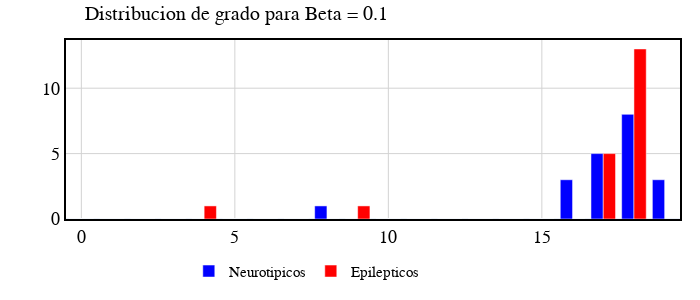
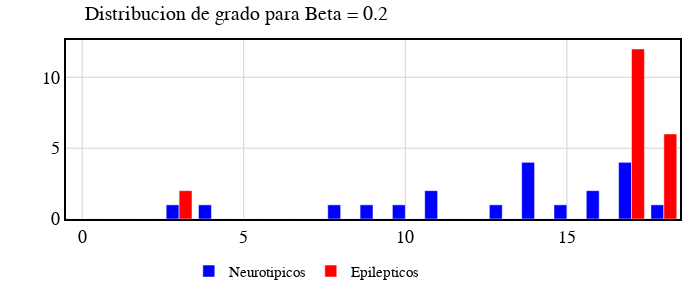
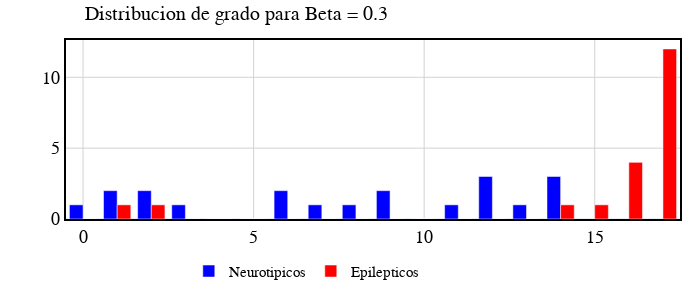
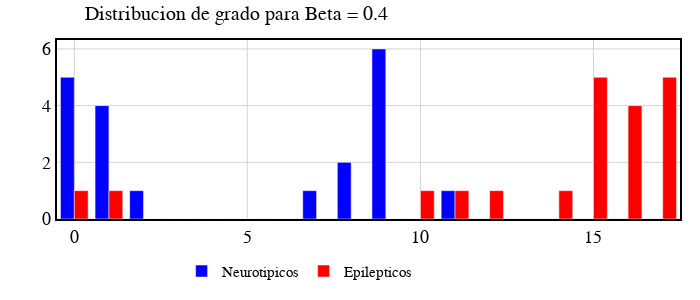

These figures' notebook cell, in order:
### Code cell
paciente = 2


for g in range(len(betaArray)):
    
    graphN = nx.Graph()
    graphE = nx.Graph()
    
    corr_matrixN_Binarizada = matricesN[paciente][g]

    for node in corr_matrixN_Binarizada.columns:
        graphN.add_node(node)
        
    for i, node1 in enumerate(corr_matrixN_Binarizada.columns):
        for j, node2 in enumerate(corr_matrixN_Binarizada.columns):
            if i != j and corr_matrixN_Binarizada[i][j] == 1.0:
                graphN.add_edge(node1, node2)
      
                

    corr_matrixE_Binarizada = matricesE[paciente][g]

    for node in corr_matrixE_Binarizada.columns:
        graphE.add_node(node)
        
    for i, node1 in enumerate(corr_matrixE_Binarizada.columns):
        for j, node2 in enumerate(corr_matrixE_Binarizada.columns):
            if i != j and corr_matrixE_Binarizada[i][j] == 1.0:
                graphE.add_edge(node1, node2)


    plt.figure(figsize=(8, 6))


    degree_sequenceN = [graphN.degree(node) for node in graphN.nodes()]

    degree_countsN = np.array(nx.degree_histogram(graphN))
    degree_countsE = np.array(nx.degree_histogram(graphE))

    x = range(len(degree_countsN))

    hist = go.Figure()
    hist.add_trace(go.Bar(x=list(range(len(degree_countsN))), y=degree_countsN, name= 'Neurotipicos', marker=dict(color='blue')))
    hist.add_trace(go.Bar(x=list(range(len(degree_countsE))), y=degree_countsE, name= 'Epilepticos',  marker=dict(color='red') ))

    estetica(hist,title = f'Distribucion de grado para Beta = {betaArray[g]}', h=300,w=700)
    hist.show()

### Figure 1 — Plotly figure (JSON) as saved in the notebook; plotly's stock layout.template omitted (floating-point values rounded to 4 significant figures)
{"data": [{"marker": {"color": "blue"}, "name": "Neurotipicos", "type": "bar", "x": [0, 1, 2, 3, 4, 5, 6, 7, 8, 9, 10, 11, 12, 13, 14, 15, 16, 17, 18, 19], "y": [0, 0, 0, 0, 0, 0, 0, 0, 1, 0, 0, 0, 0, 0, 0, 0, 3, 5, 8, 3]}, {"marker": {"color": "red"}, "name": "Epilepticos", "type": "bar", "x": [0, 1, 2, 3, 4, 5, 6, 7, 8, 9, 10, 11, 12, 13, 14, 15, 16, 17, 18], "y": [0, 0, 0, 0, 1, 0, 0, 0, 0, 1, 0, 0, 0, 0, 0, 0, 0, 5, 13]}], "layout": {"autosize": false, "font": {"color": "Black", "family": "Arial", "size": 18}, "height": 300, "legend": {"bgcolor": "rgba(255,255,255,0)", "font": {"size": 15}, "orientation": "h", "x": 0.2, "xanchor": "left", "y": -0.2, "yanchor": "top"}, "margin": {"b": 20, "l": 20, "r": 20, "t": 40}, "plot_bgcolor": "white", "title": {"font": {"size": 20}, "pad": {"b": 10, "l": 50, "r": 50, "t": 100}, "text": "Distribucion de grado para Beta = 0.1"}, "width": 700, "xaxis": {"gridcolor": "lightgray", "gridwidth": 1, "linecolor": "black", "linewidth": 2, "mirror": true, "showgrid": true, "showline": true, "title": {"text": ""}}, "yaxis": {"gridcolor": "lightgray", "gridwidth": 1, "linecolor": "black", "linewidth": 2, "mirror": true, "showgrid": true, "showline": true, "title": {"text": ""}}}}

### Figure 2 — Plotly figure (JSON) as saved in the notebook; plotly's stock layout.template omitted (floating-point values rounded to 4 significant figures)
{"data": [{"marker": {"color": "blue"}, "name": "Neurotipicos", "type": "bar", "x": [0, 1, 2, 3, 4, 5, 6, 7, 8, 9, 10, 11, 12, 13, 14, 15, 16, 17, 18], "y": [0, 0, 0, 1, 1, 0, 0, 0, 1, 1, 1, 2, 0, 1, 4, 1, 2, 4, 1]}, {"marker": {"color": "red"}, "name": "Epilepticos", "type": "bar", "x": [0, 1, 2, 3, 4, 5, 6, 7, 8, 9, 10, 11, 12, 13, 14, 15, 16, 17, 18], "y": [0, 0, 0, 2, 0, 0, 0, 0, 0, 0, 0, 0, 0, 0, 0, 0, 0, 12, 6]}], "layout": {"autosize": false, "font": {"color": "Black", "family": "Arial", "size": 18}, "height": 300, "legend": {"bgcolor": "rgba(255,255,255,0)", "font": {"size": 15}, "orientation": "h", "x": 0.2, "xanchor": "left", "y": -0.2, "yanchor": "top"}, "margin": {"b": 20, "l": 20, "r": 20, "t": 40}, "plot_bgcolor": "white", "title": {"font": {"size": 20}, "pad": {"b": 10, "l": 50, "r": 50, "t": 100}, "text": "Distribucion de grado para Beta = 0.2"}, "width": 700, "xaxis": {"gridcolor": "lightgray", "gridwidth": 1, "linecolor": "black", "linewidth": 2, "mirror": true, "showgrid": true, "showline": true, "title": {"text": ""}}, "yaxis": {"gridcolor": "lightgray", "gridwidth": 1, "linecolor": "black", "linewidth": 2, "mirror": true, "showgrid": true, "showline": true, "title": {"text": ""}}}}

### Figure 3 — Plotly figure (JSON) as saved in the notebook; plotly's stock layout.template omitted (floating-point values rounded to 4 significant figures)
{"data": [{"marker": {"color": "blue"}, "name": "Neurotipicos", "type": "bar", "x": [0, 1, 2, 3, 4, 5, 6, 7, 8, 9, 10, 11, 12, 13, 14], "y": [1, 2, 2, 1, 0, 0, 2, 1, 1, 2, 0, 1, 3, 1, 3]}, {"marker": {"color": "red"}, "name": "Epilepticos", "type": "bar", "x": [0, 1, 2, 3, 4, 5, 6, 7, 8, 9, 10, 11, 12, 13, 14, 15, 16, 17], "y": [0, 1, 1, 0, 0, 0, 0, 0, 0, 0, 0, 0, 0, 0, 1, 1, 4, 12]}], "layout": {"autosize": false, "font": {"color": "Black", "family": "Arial", "size": 18}, "height": 300, "legend": {"bgcolor": "rgba(255,255,255,0)", "font": {"size": 15}, "orientation": "h", "x": 0.2, "xanchor": "left", "y": -0.2, "yanchor": "top"}, "margin": {"b": 20, "l": 20, "r": 20, "t": 40}, "plot_bgcolor": "white", "title": {"font": {"size": 20}, "pad": {"b": 10, "l": 50, "r": 50, "t": 100}, "text": "Distribucion de grado para Beta = 0.3"}, "width": 700, "xaxis": {"gridcolor": "lightgray", "gridwidth": 1, "linecolor": "black", "linewidth": 2, "mirror": true, "showgrid": true, "showline": true, "title": {"text": ""}}, "yaxis": {"gridcolor": "lightgray", "gridwidth": 1, "linecolor": "black", "linewidth": 2, "mirror": true, "showgrid": true, "showline": true, "title": {"text": ""}}}}

### Figure 4 — Plotly figure (JSON) as saved in the notebook; plotly's stock layout.template omitted (floating-point values rounded to 4 significant figures)
{"data": [{"marker": {"color": "blue"}, "name": "Neurotipicos", "type": "bar", "x": [0, 1, 2, 3, 4, 5, 6, 7, 8, 9, 10, 11], "y": [5, 4, 1, 0, 0, 0, 0, 1, 2, 6, 0, 1]}, {"marker": {"color": "red"}, "name": "Epilepticos", "type": "bar", "x": [0, 1, 2, 3, 4, 5, 6, 7, 8, 9, 10, 11, 12, 13, 14, 15, 16, 17], "y": [1, 1, 0, 0, 0, 0, 0, 0, 0, 0, 1, 1, 1, 0, 1, 5, 4, 5]}], "layout": {"autosize": false, "font": {"color": "Black", "family": "Arial", "size": 18}, "height": 300, "legend": {"bgcolor": "rgba(255,255,255,0)", "font": {"size": 15}, "orientation": "h", "x": 0.2, "xanchor": "left", "y": -0.2, "yanchor": "top"}, "margin": {"b": 20, "l": 20, "r": 20, "t": 40}, "plot_bgcolor": "white", "title": {"font": {"size": 20}, "pad": {"b": 10, "l": 50, "r": 50, "t": 100}, "text": "Distribucion de grado para Beta = 0.4"}, "width": 700, "xaxis": {"gridcolor": "lightgray", "gridwidth": 1, "linecolor": "black", "linewidth": 2, "mirror": true, "showgrid": true, "showline": true, "title": {"text": ""}}, "yaxis": {"gridcolor": "lightgray", "gridwidth": 1, "linecolor": "black", "linewidth": 2, "mirror": true, "showgrid": true, "showline": true, "title": {"text": ""}}}}
